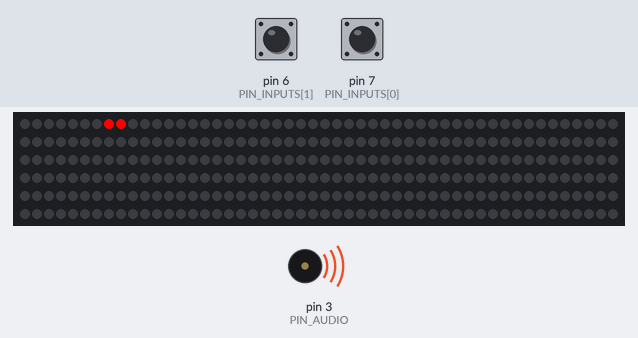
Recording of a sketch running on a simulated Arduino Uno, built with avr-gcc and run on an emulated ATmega328P. Parts: 300 RGB LEDs in strip order, left to right, continuing on the next row, buzzer (waves = sounding). The inputs (shaded band) are chosen by the test bench; at power-on: pin 6 (PIN_INPUTS[1]) HIGH, pin 7 (PIN_INPUTS[0]) HIGH.

Above: at 6.1 s.
9.3 s: pin 6 (PIN_INPUTS[1]) pulled LOW for 1 s
At 9.68 s:
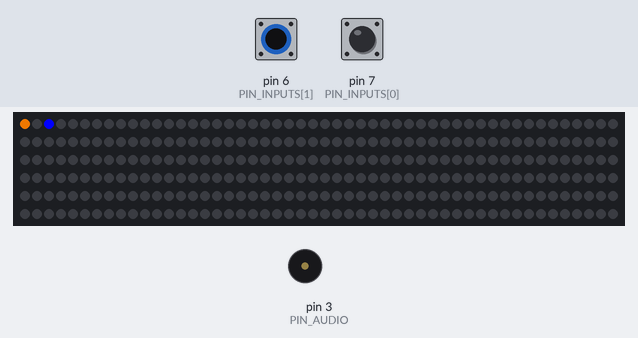
10.9 s: pin 7 (PIN_INPUTS[0]) pulled LOW for 0.15 s
11.6 s: pin 6 (PIN_INPUTS[1]) pulled LOW for 0.15 s
12.3 s: pin 7 (PIN_INPUTS[0]) pulled LOW for 1 s
Timing chart, 0 to 14.9 s (numbered marks = the images above; inputs shaded):
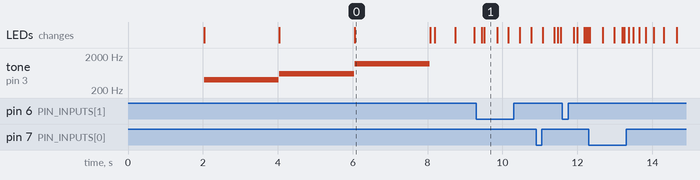

Measured:
- after the input at 9.3 s, the LEDs: first change after 0.14 s (image 1 shows a later state)

The sketch:

slotCarsLed.ino
```cpp
// (licence header left out)
#include <Adafruit_NeoPixel.h>
#include <math.h>

#define ARRAY_SIZE(array) ((sizeof(array)) / (sizeof(array[0])))
#define NPIXELS 300 // MAX LEDs actives on strip

// Pins Arduino Day 19 version
#define PIN_LED A0  // R 500 ohms to DI pin for WS2812 and WS2813, for WS2813 BI pin of first LED to GND  ,  CAP 1000 uF to VCC 5v/GND,power supplie 5V 2A

#define NUM_PLAYERS 2

Adafruit_NeoPixel track = Adafruit_NeoPixel(NPIXELS, PIN_LED, NEO_GRB + NEO_KHZ800);

#define RED track.Color(255, 0, 0)
#define GREEN track.Color(0, 255, 0)
#define BLUE track.Color(0, 0, 255)
#define YELLOW track.Color(255, 255, 0)
#define PURPLE track.Color(178, 102, 255)
#define PINK track.Color(204, 0, 102)
#define ORANGE track.Color(204, 102, 0)
#define LIGHT_BLUE track.Color(153, 255, 255)

typedef struct {
  int pin;
  uint32_t color;
  byte flag_sw;
  float speed;
  float location;
  byte lapNum;
  unsigned long crashTimestamp; // The timestamp when the racer last crashed.
  long crashWait; // How much time is left before the racer can start again.
} Racer;

Racer racers[NUM_PLAYERS];

// switch players to PIN and GND
int PIN_INPUTS[] = {7, 6};
uint32_t COLORS[] = {
  ORANGE,
  BLUE,
  YELLOW,
  PURPLE
};

#define PIN_AUDIO 3 // through CAP 2uf to speaker 8 ohms

int win_music[] = {
    2637, 2637, 0, 2637,
    0, 2093, 2637, 0,
    3136};

int raceMap[NPIXELS];
int corners[] = {15, 45, 90, 120, 150, 180, 225, 270};

int TBEEP = 3;

byte leader = 0;
byte loop_max = 5; // total laps race

#define ACEL 0.03
#define KF 0.015 // friction constant
#define KG 0.003 // gravity constant
#define CRASH_WAIT_TIME 3000
#define MAX_CORNER_SPEED 110
#define MAX_SPEED 500

byte draworder = 0;

int tdelay = 5;

Racer newRacer(int pin, uint32_t color) {
  return Racer{
      pin,
      color,
      /* flag_sw= */ 0,
      /* speed= */ 0,
      /* location= */ 0,
      /* lapNum= */ 0,
      /* crashTimestamp= */ 0,
      /* crashWait= */ 0};
}

void setup() {
  Serial.begin(9600);
  track.begin();
  for (int i = 0; i < NUM_PLAYERS; i++) {
    pinMode(PIN_INPUTS[i], INPUT_PULLUP);
    racers[i] = newRacer(PIN_INPUTS[i], COLORS[i]);
  }

  start_race();
}

void start_race() {
  for (int i = 0; i < NPIXELS; i++) {
    raceMap[i] = MAX_SPEED;
    track.setPixelColor(i, track.Color(0, 0, 0));
  };
  for (int i = 0; i < ARRAY_SIZE(corners); i++) {
    int cornerStart = corners[i] - 2;
    for (int j = 0; j < 5; j++) {
      raceMap[cornerStart + j] = MAX_CORNER_SPEED;
    }
  }
  track.show();

    delay(2000);
    track.setPixelColor(12, track.Color(0, 255, 0));
    track.setPixelColor(11, track.Color(0, 255, 0));
    track.show();
    tone(PIN_AUDIO, 400);
    delay(2000);
    noTone(PIN_AUDIO);
    track.setPixelColor(12, track.Color(0, 0, 0));
    track.setPixelColor(11, track.Color(0, 0, 0));
    track.setPixelColor(10, track.Color(255, 255, 0));
    track.setPixelColor(9, track.Color(255, 255, 0));
    track.show();
    tone(PIN_AUDIO, 600);
    delay(2000);
    noTone(PIN_AUDIO);
    track.setPixelColor(9, track.Color(0, 0, 0));
    track.setPixelColor(10, track.Color(0, 0, 0));
    track.setPixelColor(8, track.Color(255, 0, 0));
    track.setPixelColor(7, track.Color(255, 0, 0));
    track.show();
    tone(PIN_AUDIO, 1200);
    delay(2000);
    noTone(PIN_AUDIO);
  };

void resetRacers() {
  for (int i = 0; i < NUM_PLAYERS; i++) {
    racers[i].speed = 0;
    racers[i].location = 0;
    racers[i].lapNum = 0;
  }
}

void winnerFx() {
  int msize = sizeof(win_music) / sizeof(int);
  for (int note = 0; note < msize; note++) {
    tone(PIN_AUDIO, win_music[note], 200);
    delay(230);
    noTone(PIN_AUDIO);
  }
};

void drawCar(Racer racer) {
  for (int i = 0; i <= racer.lapNum; i++) {
    track.setPixelColor(((word)racer.location % NPIXELS) + i, racer.color);
  };
}

void loop() {
  track.clear();
  int winner = -1;
  for (int i = 0; i < NUM_PLAYERS; i++) {
    racers[i] = updateRacerLocation(racers[i]);
    if (racers[i].lapNum > loop_max) {
      winner = i;
    }
  }

  if (winner != -1) {
    for (int i = 0; i < NPIXELS; i++) {
      track.setPixelColor(i, racers[winner].color);
    };
    track.show();
    winnerFx();
    resetRacers();
    start_race();
  }

  if ((millis() & 512) == (512 * draworder)) {
    draworder = draworder == 0 ? 1 : 0;
  };

  if (draworder == 0) {
    drawCar(racers[0]);
    drawCar(racers[1]);
  } else {
    drawCar(racers[1]);
    drawCar(racers[0]);
  }

  track.show();
  delay(tdelay);

  if (TBEEP > 0) {
    TBEEP -= 1;
    if (TBEEP == 0) {
      noTone(PIN_AUDIO);
    }; // lib conflict !!!! interruption off by neopixel
  };
}

Racer updateRacerLocation(Racer racer) {
  if (racer.crashWait == 0) {
    if (digitalRead(racer.pin) == 0) {
      racer.flag_sw = 0;
      racer.speed += ACEL;
    } else if (racer.flag_sw == 0) {
      racer.flag_sw = 1;
    };
    racer.speed -= racer.speed * KF;

    for (int distFromLocation = 0; distFromLocation < racer.speed; distFromLocation++) {
      int location = round(racer.location + distFromLocation) % NPIXELS;

      if (racer.speed * 100 >= raceMap[location]) {
        racer.location = location;
        racer.crashTimestamp = millis();
        racer.crashWait = CRASH_WAIT_TIME;
        racer.speed = 0;
        break;
      }
    }
    if (racer.crashWait == 0) {
      racer.location += racer.speed;
    }
  } else {
    long timeSinceCrash = millis() - racer.crashTimestamp;
    racer.crashWait = max(racer.crashWait - timeSinceCrash, 0);
  }

  if (racer.location >= NPIXELS) {
    racer.lapNum++;
    racer.location = 0;
    tone(PIN_AUDIO, 600);
    TBEEP = 2;
  }
  return racer;
}
```

ledStripRacing.ino
```cpp
// /*
//  * ____                     _      ______ _____    _____
//   / __ \                   | |    |  ____|  __ \  |  __ \
//  | |  | |_ __   ___ _ __   | |    | |__  | |  | | | |__) |__ _  ___ ___
//  | |  | | '_ \ / _ \ '_ \  | |    |  __| | |  | | |  _  // _` |/ __/ _ \
//  | |__| | |_) |  __/ | | | | |____| |____| |__| | | | \ \ (_| | (_|  __/
//   \____/| .__/ \___|_| |_| |______|______|_____/  |_|  \_\__,_|\___\___|
//         | |
//         |_|
//  Open LED Race
//  An minimalist cars race for LED strip

//  This program is free software; you can redistribute it and/or modify
//  it under the terms of the GNU General Public License as published by
//  the Free Software Foundation; either version 3 of the License, or
//  (at your option) any later version.

//  by gbarbarov@singulardevices.com  for Arduino day Seville 2019
//  https://www.hackster.io/gbarbarov/open-led-race-a0331a
//  https://twitter.com/openledrace

//  Code made dirty and fast, next improvements in:
//  https://gitlab.com/open-led-race
//  https://openledrace.net/open-software/
// */

// #include <Adafruit_NeoPixel.h>
// #define MAXLED 300 // MAX LEDs actives on strip

// // Pins Arduino Day 19 version
// #define PIN_LED A0  // R 500 ohms to DI pin for WS2812 and WS2813, for WS2813 BI pin of first LED to GND  ,  CAP 1000 uF to VCC 5v/GND,power supplie 5V 2A
// #define PIN_P1 7    // switch player 1 to PIN and GND
// #define PIN_P2 6    // switch player 2 to PIN and GND
// #define PIN_AUDIO 3 // through CAP 2uf to speaker 8 ohms

// // Pins Maker Faire Roma 19 version
// // #define PIN_LED        2  // R 500 ohms to DI pin for WS2812 and WS2813, for WS2813 BI pin of first LED to GND  ,  CAP 1000 uF to VCC 5v/GND,power supplie 5V 2A
// // #define PIN_P1         A0 // switch player 1 to PIN and GND
// // #define PIN_P2         A2 // switch player 2 to PIN and GND
// // #define PIN_AUDIO      3  // through CAP 2uf to speaker 8 ohms

// int NPIXELS = MAXLED; // leds on track

// #define COLOR1 track.Color(255, 0, 0)
// #define COLOR2 track.Color(0, 255, 0)

// int win_music[] = {
//     2637, 2637, 0, 2637,
//     0, 2093, 2637, 0,
//     3136};

// byte gravity_map[MAXLED];

// int TBEEP = 3;

// float speed1 = 0;
// float speed2 = 0;
// float dist1 = 0;
// float dist2 = 0;

// byte loop1 = 0;
// byte loop2 = 0;

// byte leader = 0;
// byte loop_max = 5; // total laps race

// float ACEL = 0.2;
// float kf = 0.015; // friction constant
// float kg = 0.003; // gravity constant

// byte flag_sw1 = 0;
// byte flag_sw2 = 0;
// byte draworder = 0;

// unsigned long timestamp = 0;

// Adafruit_NeoPixel track = Adafruit_NeoPixel(MAXLED, PIN_LED, NEO_GRB + NEO_KHZ800);

// int tdelay = 5;

// void set_ramp(byte H, byte a, byte b, byte c)
// {
//   for (int i = 0; i < (b - a); i++)
//   {
//     gravity_map[a + i] = 127 - i * ((float)H / (b - a));
//   };
//   gravity_map[b] = 127;
//   for (int i = 0; i < (c - b); i++)
//   {
//     gravity_map[b + i + 1] = 127 + H - i * ((float)H / (c - b));
//   };
// }

// void set_loop(byte H, byte a, byte b, byte c)
// {
//   for (int i = 0; i < (b - a); i++)
//   {
//     gravity_map[a + i] = 127 - i * ((float)H / (b - a));
//   };
//   gravity_map[b] = 255;
//   for (int i = 0; i < (c - b); i++)
//   {
//     gravity_map[b + i + 1] = 127 + H - i * ((float)H / (c - b));
//   };
// }

// void setup_og()
// {
//   for (int i = 0; i < NPIXELS; i++)
//   {
//     gravity_map[i] = 127;
//   };
//   track.begin();
//   pinMode(PIN_P1, INPUT_PULLUP);
//   pinMode(PIN_P2, INPUT_PULLUP);

//   if ((digitalRead(PIN_P1) == 0)) // push switch 1 on reset for activate physic
//   {
//     set_ramp(12, 90, 100, 110); // ramp centred in LED 100 with 10 led fordward and 10 backguard
//     for (int i = 0; i < NPIXELS; i++)
//     {
//       track.setPixelColor(i, track.Color(0, 0, (127 - gravity_map[i]) / 8));
//     };
//     track.show();
//   };
//   start_race();
// }

// void start_race()
// {
//   for (int i = 0; i < NPIXELS; i++)
//   {
//     track.setPixelColor(i, track.Color(0, 0, 0));
//   };
//   track.show();
//   delay(2000);
//   track.setPixelColor(12, track.Color(0, 255, 0));
//   track.setPixelColor(11, track.Color(0, 255, 0));
//   track.show();
//   tone(PIN_AUDIO, 400);
//   delay(2000);
//   noTone(PIN_AUDIO);
//   track.setPixelColor(12, track.Color(0, 0, 0));
//   track.setPixelColor(11, track.Color(0, 0, 0));
//   track.setPixelColor(10, track.Color(255, 255, 0));
//   track.setPixelColor(9, track.Color(255, 255, 0));
//   track.show();
//   tone(PIN_AUDIO, 600);
//   delay(2000);
//   noTone(PIN_AUDIO);
//   track.setPixelColor(9, track.Color(0, 0, 0));
//   track.setPixelColor(10, track.Color(0, 0, 0));
//   track.setPixelColor(8, track.Color(255, 0, 0));
//   track.setPixelColor(7, track.Color(255, 0, 0));
//   track.show();
//   tone(PIN_AUDIO, 1200);
//   delay(2000);
//   noTone(PIN_AUDIO);
//   timestamp = 0;
// };

// void winner_fx()
// {
//   int msize = sizeof(win_music) / sizeof(int);
//   for (int note = 0; note < msize; note++)
//   {
//     tone(PIN_AUDIO, win_music[note], 200);
//     delay(230);
//     noTone(PIN_AUDIO);
//   }
// };

// void burning1()
// {
//   // to do
// }

// void burning2()
// {
//   // to do
// }

// void track_rain_fx()
// {
//   // to do
// }

// void track_oil_fx()
// {
//   // to do
// }

// void track_snow_fx()
// {
//   // to do
// }

// void fuel_empty()
// {
//   // to do
// }

// void fill_fuel_fx()
// {
//   // to do
// }

// void in_track_boxs_fx()
// {
//   // to do
// }

// void pause_track_boxs_fx()
// {
//   // to do
// }

// void flag_boxs_stop()
// {
//   // to do
// }

// void flag_boxs_ready()
// {
//   // to do
// }

// void draw_safety_car()
// {
//   // to do
// }

// void telemetry_rx()
// {
//   // to do
// }

// void telemetry_tx()
// {
//   // to do
// }

// void telemetry_lap_time_car1()
// {
//   // to do
// }

// void telemetry_lap_time_car2()
// {
//   // to do
// }

// void telemetry_record_lap()
// {
//   // to do
// }

// void telemetry_total_time()
// {
//   // to do
// }

// int read_sensor(byte player)
// {
//   // to do
// }

// int calibration_sensor(byte player)
// {
//   // to do
// }

// int display_lcd_laps()
// {
//   // to do
// }

// int display_lcd_time()
// {
//   // to do
// }

// void draw_car1(void)
// {
//   for (int i = 0; i <= loop1; i++)
//   {
//     track.setPixelColor(((word)dist1 % NPIXELS) + i, track.Color(0, 255 - i * 20, 0));
//   };
// }

// void draw_car2(void)
// {
//   for (int i = 0; i <= loop2; i++)
//   {
//     track.setPixelColor(((word)dist2 % NPIXELS) + i, track.Color(255 - i * 20, 0, 0));
//   };
// }

// void loop_og()
// {
//   // for(int i=0;i<NPIXELS;i++){track.setPixelColor(i, track.Color(0,0,0));};
//   for (int i = 0; i < NPIXELS; i++)
//   {
//     track.setPixelColor(i, track.Color(0, 0, (127 - gravity_map[i]) / 8));
//   };

//   if ((flag_sw1 == 1) && (digitalRead(PIN_P1) == 0))
//   {
//     flag_sw1 = 0;
//     speed1 += ACEL;
//   };
//   if ((flag_sw1 == 0) && (digitalRead(PIN_P1) == 1))
//   {
//     flag_sw1 = 1;
//   };

//   if ((gravity_map[(word)dist1 % NPIXELS]) < 127)
//     speed1 -= kg * (127 - (gravity_map[(word)dist1 % NPIXELS]));
//   if ((gravity_map[(word)dist1 % NPIXELS]) > 127)
//     speed1 += kg * ((gravity_map[(word)dist1 % NPIXELS]) - 127);

//   speed1 -= speed1 * kf;

//   if ((flag_sw2 == 1) && (digitalRead(PIN_P2) == 0))
//   {
//     flag_sw2 = 0;
//     speed2 += ACEL;
//   };
//   if ((flag_sw2 == 0) && (digitalRead(PIN_P2) == 1))
//   {
//     flag_sw2 = 1;
//   };

//   if ((gravity_map[(word)dist2 % NPIXELS]) < 127)
//     speed2 -= kg * (127 - (gravity_map[(word)dist2 % NPIXELS]));
//   if ((gravity_map[(word)dist2 % NPIXELS]) > 127)
//     speed2 += kg * ((gravity_map[(word)dist2 % NPIXELS]) - 127);

//   speed2 -= speed2 * kf;

//   dist1 += speed1;
//   dist2 += speed2;

//   if (dist1 > dist2)
//   {
//     leader = 1;
//   }
//   if (dist2 > dist1)
//   {
//     leader = 2;
//   };

//   if (dist1 > NPIXELS * loop1)
//   {
//     loop1++;
//     tone(PIN_AUDIO, 600);
//     TBEEP = 2;
//   };
//   if (dist2 > NPIXELS * loop2)
//   {
//     loop2++;
//     tone(PIN_AUDIO, 700);
//     TBEEP = 2;
//   };

//   if (loop1 > loop_max)
//   {
//     for (int i = 0; i < NPIXELS; i++)
//     {
//       track.setPixelColor(i, track.Color(0, 255, 0));
//     };
//     track.show();
//     winner_fx();
//     loop1 = 0;
//     loop2 = 0;
//     dist1 = 0;
//     dist2 = 0;
//     speed1 = 0;
//     speed2 = 0;
//     timestamp = 0;
//     start_race();
//   }
//   if (loop2 > loop_max)
//   {
//     for (int i = 0; i < NPIXELS; i++)
//     {
//       track.setPixelColor(i, track.Color(255, 0, 0));
//     };
//     track.show();
//     winner_fx();
//     loop1 = 0;
//     loop2 = 0;
//     dist1 = 0;
//     dist2 = 0;
//     speed1 = 0;
//     speed2 = 0;
//     timestamp = 0;
//     start_race();
//   }
//   if ((millis() & 512) == (512 * draworder))
//   {
//     if (draworder == 0)
//     {
//       draworder = 1;
//     }
//     else
//     {
//       draworder = 0;
//     }
//   };

//   if (draworder == 0)
//   {
//     draw_car1();
//     draw_car2();
//   }
//   else
//   {
//     draw_car2();
//     draw_car1();
//   }

//   track.show();
//   delay(tdelay);

//   if (TBEEP > 0)
//   {
//     TBEEP -= 1;
//     if (TBEEP == 0)
//     {
//       noTone(PIN_AUDIO);
//     }; // lib conflict !!!! interruption off by neopixel
//   };
// }
```
